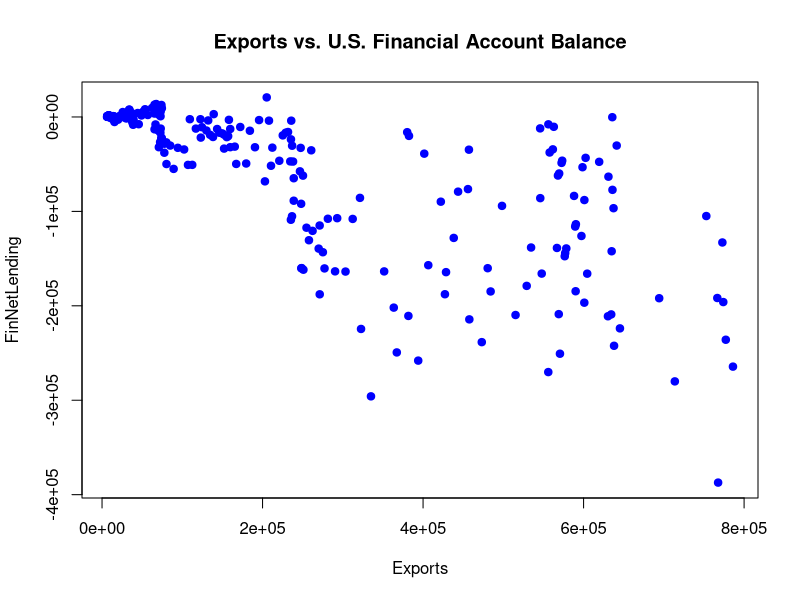
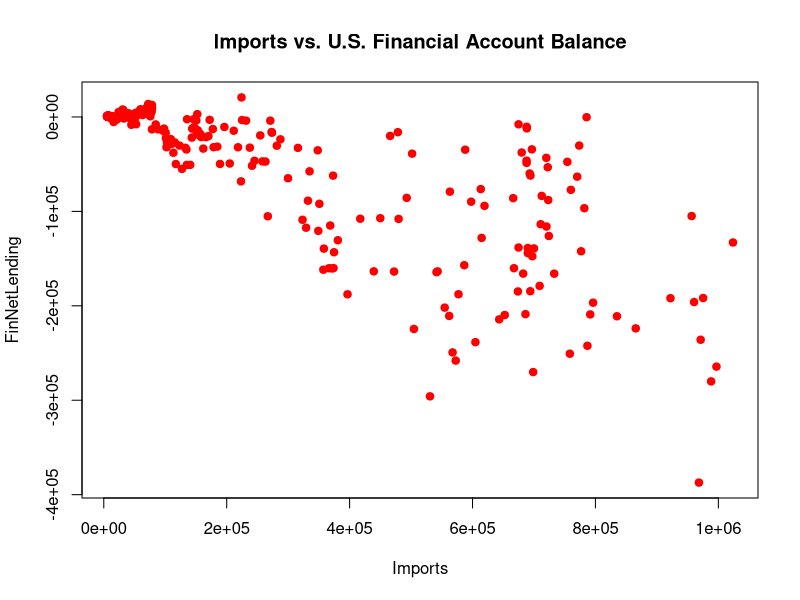
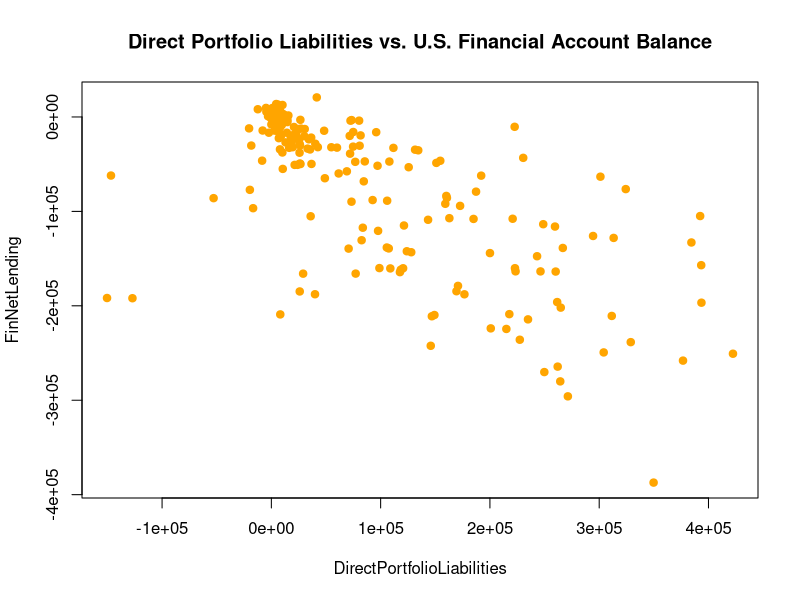

Write R code to recreate these figures, in order. (Note: this script raises an error after producing the figures.)
# Generalized Additive Model to Analyze Financial Data
# author: Jackson Wurzer
# date: December 15th, 2024
# last update: June 2nd, 2025

# Load required libraries
library(mgcv)
library(Metrics)
library(ggplot2)

FinanceData <- read.csv("FinanceData.csv")

# Display column names
print("Column names:")
print(names(FinanceData))

# Create initial plots
plot(FinNetLending~Exports, data=FinanceData, 
     main='Exports vs. U.S. Financial Account Balance', pch=19, col='blue')

plot(FinNetLending~Imports, data=FinanceData, 
     main='Imports vs. U.S. Financial Account Balance', pch=19, col='red')

plot(FinNetLending~DirectPortfolioLiabilities, data=FinanceData, 
     main='Direct Portfolio Liabilities vs. U.S. Financial Account Balance', pch=19, col='orange')

# Set seed for reproducibility
set.seed(123)

# Split data into training/validation/test sets (60%/20%/20%)
trainIndices <- sample(1:nrow(FinanceData), size = 0.6 * nrow(FinanceData))
trainData <- FinanceData[trainIndices, ]

remainingIndices <- setdiff(1:nrow(FinanceData), trainIndices)
validationIndices <- sample(remainingIndices, size = 0.5 * length(remainingIndices))
validationData <- FinanceData[validationIndices, ]

testIndices <- setdiff(remainingIndices, validationIndices)
testData <- FinanceData[testIndices, ]

print(paste("Training set size:", nrow(trainData)))
print(paste("Validation set size:", nrow(validationData)))
print(paste("Test set size:", nrow(testData)))

# Fit GAM models
# Full model including all predictors
fullGam <- gam(FinNetLending ~ s(Exports) + s(Imports) + s(DirectPortfolioLiabilities) + 
                 s(Period) + s(DirectInvestmentLiabilities) + s(ReserveAssets) + 
                 s(DirectInvestmentAssets), data=trainData)
summary(fullGam)

# First reduced model removing some variables
reducedGam1 <- gam(FinNetLending ~ s(Exports) + s(Imports) + s(DirectInvestmentAssets) + 
                     s(DirectPortfolioLiabilities), data=trainData)
summary(reducedGam1)

# Final reduced model with only three key predictors
finalReducedGam <- gam(FinNetLending ~ s(Exports) + s(Imports) + s(DirectPortfolioLiabilities), 
                       data=trainData)

print("Summary of final reduced GAM:")
summary(finalReducedGam)

# Validation model with tuned number of basis functions (k)
validationGam <- gam(FinNetLending ~ s(Exports, k=6) + s(Imports, k=9) + 
                       s(DirectPortfolioLiabilities, k=4), data=validationData)

print("Summary of validation GAM:")
summary(validationGam)

validationPrediction <- predict(validationGam, newdata=validationData)
validation_rmse <- rmse(validationData$FinNetLending, validationPrediction)
print(paste("Validation RMSE:", validation_rmse))

# Test model with same specifications as validation
testGam <- gam(FinNetLending ~ s(Exports, k=6) + s(Imports, k=9) + 
                 s(DirectPortfolioLiabilities, k=4), data=testData)

print("Summary of test GAM:")
summary(testGam)

testPrediction <- predict(testGam, newdata=testData)
test_rmse <- rmse(testData$FinNetLending, testPrediction)
print(paste("Test RMSE:", test_rmse))

# Individual variable analysis - Exports
exportsGam <- gam(FinNetLending ~ s(Exports, k=6), data=testData)

# Create sequence of export values for smooth prediction line
exportSeq <- data.frame(Exports = seq(min(testData$Exports), max(testData$Exports), length.out = 100))

# Generate predictions with standard errors for confidence intervals
predictions <- predict(exportsGam, newdata = exportSeq, type = "response", se.fit = TRUE)
exportSeq$fit <- predictions$fit
exportSeq$lower <- predictions$fit - 1.96 * predictions$se.fit  # 95% confidence interval
exportSeq$upper <- predictions$fit + 1.96 * predictions$se.fit

# Visualize predictions using Exports
plot1 <- ggplot(testData, aes(x = Exports, y = FinNetLending)) + 
  geom_point(color = "blue", alpha = 0.7, size = 2) +  
  geom_line(data = exportSeq, aes(x = Exports, y = fit), color = "maroon", linewidth = 0.7) + 
  geom_ribbon(data = exportSeq, aes(x = Exports, ymin = lower, ymax = upper), fill = "maroon", alpha = 0.2) + 
  labs(title = "Exports vs. Financial Account Balance", 
       x = "Exports", 
       y = "Financial Account Balance") +
  theme_minimal()
print(plot1)

# Individual variable analysis - Imports
importsGam <- gam(FinNetLending ~ s(Imports, k=9), data=testData)

# Create sequence of import values for smooth prediction line
importSeq <- data.frame(Imports = seq(min(testData$Imports), max(testData$Imports), length.out = 100))

# Generate predictions with standard errors for confidence intervals
predictions <- predict(importsGam, newdata = importSeq, type = "response", se.fit = TRUE)
importSeq$fit <- predictions$fit
importSeq$lower <- predictions$fit - 1.96 * predictions$se.fit  # 95% confidence interval
importSeq$upper <- predictions$fit + 1.96 * predictions$se.fit

# Visualize predictions using Imports
plot2 <- ggplot(testData, aes(x = Imports, y = FinNetLending)) + 
  geom_point(color = "red", alpha = 0.7, size = 2) +  
  geom_line(data = importSeq, aes(x = Imports, y = fit), color = "black", linewidth = 0.7) + 
  geom_ribbon(data = importSeq, aes(x = Imports, ymin = lower, ymax = upper), fill = "black", alpha = 0.2) + 
  labs(title = "Imports vs. Financial Account Balance", 
       x = "Imports", 
       y = "Financial Account Balance") +
  theme_minimal()
print(plot2)

# Individual variable analysis - Direct Portfolio Liabilities
portfolioGam <- gam(FinNetLending ~ s(DirectPortfolioLiabilities, k=4), data = testData)

# Create sequence of portfolio liability values for smooth prediction line
portfolioSeq <- data.frame(DirectPortfolioLiabilities = seq(min(testData$DirectPortfolioLiabilities), 
                                                            max(testData$DirectPortfolioLiabilities), length.out = 100))

# Generate predictions with standard errors for confidence intervals
predictions <- predict(portfolioGam, newdata = portfolioSeq, type = "response", se.fit = TRUE)
portfolioSeq$fit <- predictions$fit
portfolioSeq$lower <- predictions$fit - 1.96 * predictions$se.fit  # 95% confidence interval
portfolioSeq$upper <- predictions$fit + 1.96 * predictions$se.fit

# Visualize predictions using Direct Portfolio Liabilities
plot3 <- ggplot(testData, aes(x = DirectPortfolioLiabilities, y = FinNetLending)) + 
  geom_point(color = "orange", alpha = 0.7, size = 2) +  
  geom_line(data = portfolioSeq, aes(x = DirectPortfolioLiabilities, y = fit), color = "green", linewidth = 0.7) + 
  geom_ribbon(data = portfolioSeq, aes(x = DirectPortfolioLiabilities, ymin = lower, ymax = upper), fill = "green", alpha = 0.2) + 
  labs(title = "Direct Portfolio Liabilities vs. Financial Account Balance", 
       x = "Direct Portfolio Liabilities", 
       y = "Financial Account Balance") +
  theme_minimal()
print(plot3)

# Final comparison plot - Actual vs Predicted
# Apply test model to entire dataset for comprehensive evaluation
fullDataPrediction <- predict(testGam, newdata = FinanceData)
comparisonData <- data.frame(Actual = FinanceData$FinNetLending, Predicted = fullDataPrediction)

finalPlot <- ggplot(comparisonData, aes(x = Actual, y = Predicted)) +
  geom_point(color = "red", alpha = 0.7, size = 2) +  
  geom_abline(slope = 1, intercept = 0, color = "black", linetype = "dashed") + 
  labs(title = "Actual vs. Predicted Financial Account Balance",
       x = "Actual Financial Account Balance",
       y = "Predicted Financial Account Balance") +
  theme_minimal()

print(finalPlot)

# Model Conditions
print("Creating plots to check model conditions...")

# Q-Q plot for normality of residuals
qqnorm(resid(testGam), main="Q-Q Plot of Residuals")
qqline(resid(testGam))

# Residuals vs Fitted plot to check for heteroscedasticity 
plot(fitted(testGam), resid(testGam), 
     main="Residuals vs. Fitted", 
     xlab="Fitted Values", 
     ylab="Residuals",
     pch=19, col="blue")
abline(h=0, col="red", lty=2)  # Add horizontal reference line at zero

print("Analysis complete!")
